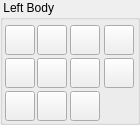
  <widget class="QGroupBox" name="groupBox">
   <property name="geometry">
    <rect>
     <x>855</x>
     <y>360</y>
     <width>140</width>
     <height>125</height>
    </rect>
   </property>
   <property name="title">
    <string> Left Body</string>
   </property>
   <widget class="QPushButton" name="CWhite">
    <property name="geometry">
     <rect>
      <x>5</x>
      <y>25</y>
      <width>30</width>
      <height>30</height>
     </rect>
    </property>
    <property name="sizePolicy">
     <sizepolicy hsizetype="Minimum" vsizetype="Minimum">
      <horstretch>0</horstretch>
      <verstretch>0</verstretch>
     </sizepolicy>
    </property>
    <property name="styleSheet">
     <string notr="true"/>
    </property>
    <property name="text">
     <string/>
    </property>
   </widget>
   <widget class="QPushButton" name="CBlack">
    <property name="geometry">
     <rect>
      <x>5</x>
      <y>58</y>
      <width>30</width>
      <height>30</height>
     </rect>
    </property>
    <property name="sizePolicy">
     <sizepolicy hsizetype="Minimum" vsizetype="Minimum">
      <horstretch>0</horstretch>
      <verstretch>0</verstretch>
     </sizepolicy>
    </property>
    <property name="styleSheet">
     <string notr="true"/>
    </property>
    <property name="text">
     <string/>
    </property>
   </widget>
   <widget class="QPushButton" name="CRed">
    <property name="geometry">
     <rect>
      <x>70</x>
      <y>25</y>
      <width>30</width>
      <height>30</height>
     </rect>
    </property>
    <property name="sizePolicy">
     <sizepolicy hsizetype="Minimum" vsizetype="Minimum">
      <horstretch>0</horstretch>
      <verstretch>0</verstretch>
     </sizepolicy>
    </property>
    <property name="styleSheet">
     <string notr="true"/>
    </property>
    <property name="text">
     <string/>
    </property>
   </widget>
   <widget class="QPushButton" name="CYellow">
    <property name="geometry">
     <rect>
      <x>104</x>
      <y>25</y>
      <width>30</width>
      <height>30</height>
     </rect>
    </property>
    <property name="sizePolicy">
     <sizepolicy hsizetype="Minimum" vsizetype="Minimum">
      <horstretch>0</horstretch>
      <verstretch>0</verstretch>
     </sizepolicy>
    </property>
    <property name="styleSheet">
     <string notr="true"/>
    </property>
    <property name="text">
     <string/>
    </property>
   </widget>
   <widget class="QPushButton" name="CGreen">
    <property name="geometry">
     <rect>
      <x>37</x>
      <y>25</y>
      <width>30</width>
      <height>30</height>
     </rect>
    </property>
    <property name="sizePolicy">
     <sizepolicy hsizetype="Minimum" vsizetype="Minimum">
      <horstretch>0</horstretch>
      <verstretch>0</verstretch>
     </sizepolicy>
    </property>
    <property name="styleSheet">
     <string notr="true"/>
    </property>
    <property name="text">
     <string/>
    </property>
   </widget>
   <widget class="QPushButton" name="CSkyBlue">
    <property name="geometry">
     <rect>
      <x>37</x>
      <y>58</y>
      <width>30</width>
      <height>30</height>
     </rect>
    </property>
    <property name="sizePolicy">
     <sizepolicy hsizetype="Minimum" vsizetype="Minimum">
      <horstretch>0</horstretch>
      <verstretch>0</verstretch>
     </sizepolicy>
    </property>
    <property name="styleSheet">
     <string notr="true"/>
    </property>
    <property name="text">
     <string/>
    </property>
   </widget>
   <widget class="QPushButton" name="CViolet">
    <property name="geometry">
     <rect>
      <x>70</x>
      <y>58</y>
      <width>30</width>
      <height>30</height>
     </rect>
    </property>
    <property name="sizePolicy">
     <sizepolicy hsizetype="Minimum" vsizetype="Minimum">
      <horstretch>0</horstretch>
      <verstretch>0</verstretch>
     </sizepolicy>
    </property>
    <property name="styleSheet">
     <string notr="true"/>
    </property>
    <property name="text">
     <string/>
    </property>
   </widget>
   <widget class="QPushButton" name="CPink">
    <property name="geometry">
     <rect>
      <x>104</x>
      <y>58</y>
      <width>30</width>
      <height>30</height>
     </rect>
    </property>
    <property name="sizePolicy">
     <sizepolicy hsizetype="Minimum" vsizetype="Minimum">
      <horstretch>0</horstretch>
      <verstretch>0</verstretch>
     </sizepolicy>
    </property>
    <property name="styleSheet">
     <string notr="true"/>
    </property>
    <property name="text">
     <string/>
    </property>
   </widget>
   <widget class="QPushButton" name="CTransparent">
    <property name="geometry">
     <rect>
      <x>5</x>
      <y>91</y>
      <width>30</width>
      <height>30</height>
     </rect>
    </property>
    <property name="sizePolicy">
     <sizepolicy hsizetype="Minimum" vsizetype="Minimum">
      <horstretch>0</horstretch>
      <verstretch>0</verstretch>
     </sizepolicy>
    </property>
    <property name="styleSheet">
     <string notr="true"/>
    </property>
    <property name="text">
     <string/>
    </property>
   </widget>
   <widget class="QPushButton" name="CDarkBlue">
    <property name="geometry">
     <rect>
      <x>37</x>
      <y>91</y>
      <width>30</width>
      <height>30</height>
     </rect>
    </property>
    <property name="sizePolicy">
     <sizepolicy hsizetype="Minimum" vsizetype="Minimum">
      <horstretch>0</horstretch>
      <verstretch>0</verstretch>
     </sizepolicy>
    </property>
    <property name="styleSheet">
     <string notr="true"/>
    </property>
    <property name="text">
     <string/>
    </property>
   </widget>
   <widget class="QPushButton" name="COrange">
    <property name="geometry">
     <rect>
      <x>70</x>
      <y>91</y>
      <width>30</width>
      <height>30</height>
     </rect>
    </property>
    <property name="sizePolicy">
     <sizepolicy hsizetype="Minimum" vsizetype="Minimum">
      <horstretch>0</horstretch>
      <verstretch>0</verstretch>
     </sizepolicy>
    </property>
    <property name="styleSheet">
     <string notr="true"/>
    </property>
    <property name="text">
     <string/>
    </property>
   </widget>
  </widget>
